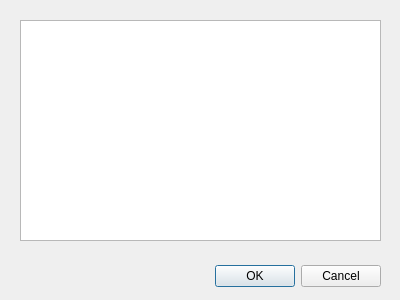
<ui version="4.0" >
 <author></author>
 <comment></comment>
 <exportmacro></exportmacro>
 <class>OpenDevice</class>
 <widget class="QDialog" name="OpenDevice" >
  <property name="geometry" >
   <rect>
    <x>0</x>
    <y>0</y>
    <width>400</width>
    <height>300</height>
   </rect>
  </property>
  <property name="windowTitle" >
   <string>Dispositivos Detectados</string>
  </property>
  <widget class="QListWidget" name="lw_devices" >
   <property name="geometry" >
    <rect>
     <x>20</x>
     <y>20</y>
     <width>361</width>
     <height>221</height>
    </rect>
   </property>
   <property name="viewMode" >
    <enum>QListView::IconMode</enum>
   </property>
  </widget>
  <widget class="QWidget" name="layoutWidget" >
   <property name="geometry" >
    <rect>
     <x>30</x>
     <y>260</y>
     <width>351</width>
     <height>33</height>
    </rect>
   </property>
   <layout class="QHBoxLayout" >
    <property name="margin" >
     <number>0</number>
    </property>
    <property name="spacing" >
     <number>6</number>
    </property>
    <item>
     <spacer>
      <property name="orientation" >
       <enum>Qt::Horizontal</enum>
      </property>
      <property name="sizeHint" >
       <size>
        <width>131</width>
        <height>31</height>
       </size>
      </property>
     </spacer>
    </item>
    <item>
     <widget class="QPushButton" name="okButton" >
      <property name="text" >
       <string>OK</string>
      </property>
     </widget>
    </item>
    <item>
     <widget class="QPushButton" name="cancelButton" >
      <property name="text" >
       <string>Cancel</string>
      </property>
     </widget>
    </item>
   </layout>
  </widget>
 </widget>
 <pixmapfunction></pixmapfunction>
 <resources/>
 <connections>
  <connection>
   <sender>okButton</sender>
   <signal>clicked()</signal>
   <receiver>OpenDevice</receiver>
   <slot>accept()</slot>
   <hints>
    <hint type="sourcelabel" >
     <x>257</x>
     <y>277</y>
    </hint>
    <hint type="destinationlabel" >
     <x>135</x>
     <y>279</y>
    </hint>
   </hints>
  </connection>
  <connection>
   <sender>cancelButton</sender>
   <signal>clicked()</signal>
   <receiver>OpenDevice</receiver>
   <slot>reject()</slot>
   <hints>
    <hint type="sourcelabel" >
     <x>347</x>
     <y>279</y>
    </hint>
    <hint type="destinationlabel" >
     <x>389</x>
     <y>263</y>
    </hint>
   </hints>
  </connection>
 </connections>
</ui>
